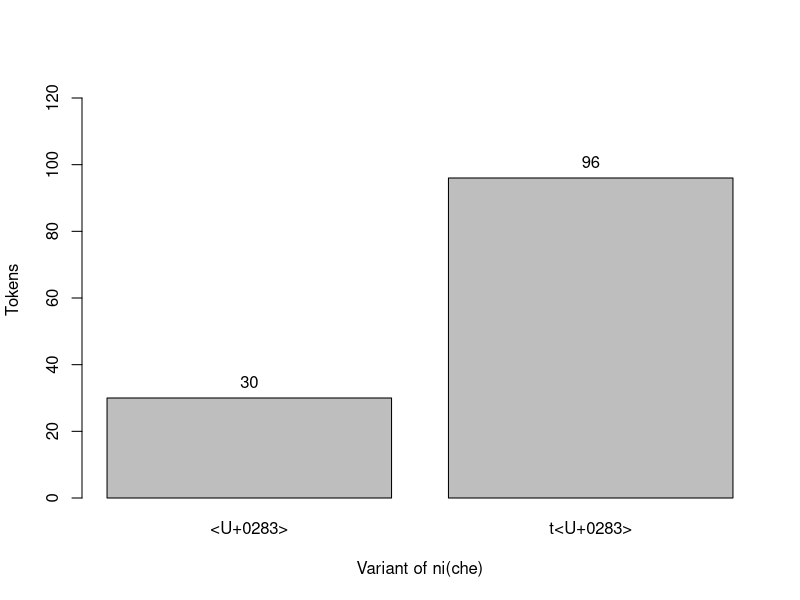
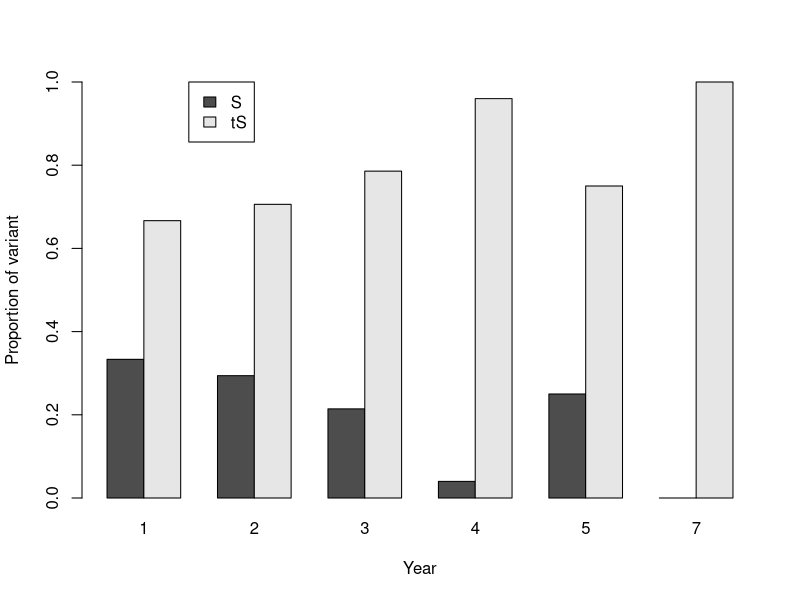

Reproduce these figures in R, in order.
# This script analyzes the cleaned data in data_cleaned.csv from the Niche group project for my sociolinguistics course. Both tables and figures are generated here with ## ---- names for importing into Rtex writeup.

## ---- load_cleaned ----
data_cleaned <- read.csv("data_cleaned.csv",
                         header = TRUE)

## ---- load_packages ----
require("knitr")
require("plyr")

# Test of independance between nIche and niCHE
# Summary of counts in a table and in the margins
## ---- niche_niche_table ----
nIche_by_niCHE <- table(data_cleaned$nIche,
                        data_cleaned$niCHE)
kable(addmargins(nIche_by_niCHE),
      format = "latex")

# Chi-square test for independance for nIche by niCHE, expected counts and results
## ---- niche_niche_chisq_perform ----
nIche_by_niCHE_chisq_result <- chisq.test(nIche_by_niCHE)
## ---- niche_niche_chisq_expected ----
kable(nIche_by_niCHE_chisq_result$expected,
      format = "latex",
      digits = 2)
## ---- niche_niche_chisq_result ----
nIche_by_niCHE_chisq_result
## ---- niche_niche_chisq_residuals ----
kable(nIche_by_niCHE_chisq_result$residuals,
      format = "latex",
      digits = 2) # Actually sqrt of the residuals
# Ultimately shows that these variables are highly dependant, and so we can look at
# either one with the other factors and expect the same results. We'll use niCHE

# Overall distribution of niCHE
## ---- niche_overall_barplot_make ----
niCHE_overall <- table(data_cleaned$niCHE)
## ---- niche_overall_barplot_view ----
niCHE_overall_barplot <- barplot(niCHE_overall,
                                   ylim = c(0,
                                            1.3*max(niCHE_overall)),
                                   ylab = "Tokens",
                                   xlab = "Variant of ni(che)")
text(niCHE_overall_barplot,
     y = niCHE_overall,
     label = niCHE_overall,
     pos = 3)
        
# Test of independance between Age and niCHE
# Exclude those with unknown ages
## ---- age_niche_table ----
data_cleaned_sans_unknown_ages <- droplevels(data_cleaned[data_cleaned$Age != "Unknown",])

# Summary of counts in a table and in the margins, excluding unknown ages
niCHE_by_Age <- table(data_cleaned_sans_unknown_ages$niCHE,
                            data_cleaned_sans_unknown_ages$Age)
colnames(niCHE_by_Age) <- c("20 or Younger",
                            "Early 20s",
                            "Mid 20s or Older")
kable(addmargins(niCHE_by_Age),
      format = "latex")

# Chi-square test for independance for Age by niCHE, expected counts and results
## --- age_niche_chisq_perform ----
niCHE_by_Age_chisq_result <- chisq.test(niCHE_by_Age)
## --- age_niche_chisq_expected ----
kable(niCHE_by_Age_chisq_result$expected,
      format = "latex",
      digits = 2) # Consevatively, chi-square shouldn't be used
# Perform Fisher's exact test instead
## ---- age_niche_fish_perform ----
niCHE_by_Age_Fish_result <- fisher.test(niCHE_by_Age)
## ---- age_niche_fish_result ----
niCHE_by_Age_Fish_result
# The result is not significant by any likely alpha
        
# Test of independance between Gender and niCHE
# Summary of counts in a table and in the margins
## ---- gender_niche_table ----
niCHE_by_Gender <- table(data_cleaned$niCHE,
                         data_cleaned$Gender)
kable(addmargins(niCHE_by_Gender),
      format = "latex")

# Chi-square test for independance for Gender by niCHE, expected counts and results
## ---- gender_niche_chisq_perform ----
niCHE_by_Gender_chisq_result <- chisq.test(niCHE_by_Gender)
## ---- gender_niche_chisq_expected ----
kable(niCHE_by_Gender_chisq_result$expected,
      format = "latex",
      digits = 2)
## ---- gender_niche_chisq_result ----
niCHE_by_Gender_chisq_result
# The result is not significant by any likely alpha
    
# Test of independance between Ethnicity and niCHE
# Summary of counts in a table and in the margins
## ---- ethnicity_niche_table ----
niCHE_by_Ethnicity <- table(data_cleaned$niCHE,
                         data_cleaned$Ethnicity)
kable(addmargins(niCHE_by_Ethnicity),
      format = "latex")

# Chi-square test for independance for Ethnicity by niCHE, expected counts and results
## ---- ethnicity_niche_chisq_perform ----
niCHE_by_Ethnicity_chisq_result <- chisq.test(niCHE_by_Ethnicity)
## ---- ethnicity_niche_chisq_expected ----
kable(niCHE_by_Ethnicity_chisq_result$expected,
      format = "latex",
      digits = 2) # Definitely not appropriate to use chi-square
# Perform Fisher's exact test instead
## ---- ethnicity_niche_fish_perform ----
niCHE_by_Ethnicity_Fish_result <- fisher.test(niCHE_by_Ethnicity)
## ---- ethnicity_niche_fish_result ----
niCHE_by_Ethnicity_Fish_result
# The result is not significant by any likely alpha

# Test of independance between Location and niCHE
# Summary of counts in a table and in the margins
## ---- location_niche_table ----
niCHE_by_Location <- table(data_cleaned$niCHE,
                         data_cleaned$Location)
colnames(niCHE_by_Location) <- c("Downtown",
                                 "North Campus",
                                 "South Campus")
kable(addmargins(niCHE_by_Location),
      format = "latex")

# Chi-square test for independance for Location by niCHE, expected counts and results
## ---- location_niche_chisq_perform ----
niCHE_by_Location_chisq_result <- chisq.test(niCHE_by_Location)
## ---- location_niche_chisq_expected ----
kable(niCHE_by_Location_chisq_result$expected,
      format = "latex",
      digits = 2)
## ---- location_niche_chisq_result ----
niCHE_by_Location_chisq_result
# The result is not significant by any likely alpha

# Test of independance between Year and niCHE
## ---- Year_niche_independance
# Exclude those with unknown ages or who were non-students, the non-students only numbering 2
## ---- year_niche_table ----
data_cleaned_sans_unknown_and_nonstudent_years <- droplevels(data_cleaned[data_cleaned$Year != "Unknown" & data_cleaned$Year != "Not_student",])

# Summary of counts in a table and in the margins
niCHE_by_Year <- table(data_cleaned_sans_unknown_and_nonstudent_years$niCHE,
                       data_cleaned_sans_unknown_and_nonstudent_years$Year)
addmargins(niCHE_by_Year)
kable(addmargins(niCHE_by_Year),
      format = "latex")

# Chi-square test for independance for Year by niCHE, expected counts and results
## ---- year_niche_chisq_perform ----
niCHE_by_Year_chisq_result <- chisq.test(niCHE_by_Year)
## ---- year_niche_chisq_expected ----
kable(niCHE_by_Year_chisq_result$expected,
      format = "latex",
      digits = 2) # Pretty inappropriate to use chi-square
# Perform Fisher's exact test instead
## ---- year_niche_fish_perform ----
niCHE_by_Year_Fish_result <- fisher.test(niCHE_by_Year)
## ---- year_niche_fish_result ----
niCHE_by_Year_Fish_result
# The result is not significant by any likely alpha
    
# There seems to be a pattern, though.
# Create a side by side bar graph for Year by niCHE to show it
## ---- year_niche_barplot_make ----
niCHE_by_Year_props <- prop.table(niCHE_by_Year,
                                  2)
## ---- year_niche_barplot_view ----
niCHE_by_Year_barplot <- barplot(niCHE_by_Year_props,
                                 beside = TRUE,
                                 ylim = c(0,
                                          1),
                                 xlab = "Year",
                                 ylab = "Proportion of variant",
                                 legend = c("S",
                                            "tS"),
                                 args.legend = list(x = 5,
                                                    y = 1))